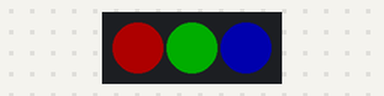
Bench run of a program on a simulated CircuitPython board. Parts: 3 RGB LEDs in strip order, left to right. Dim RGB values are drawn brighter than linear.

Above: at 0.15 s.
At 6.19 s:
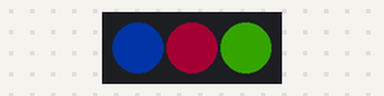
At 10.73 s:
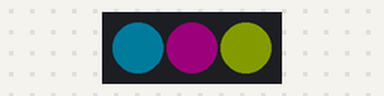
At 19.79 s:
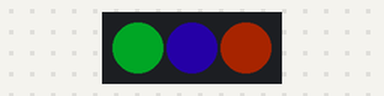
At 28.26 s:
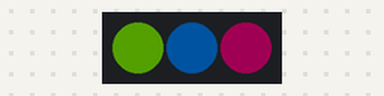
At 39.44 s:
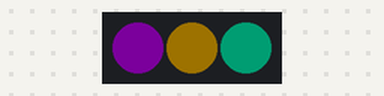
Timing chart, 0 to 40.0 s (numbered marks = the images above):
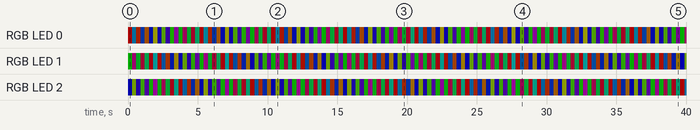

The program:

dotstar_test.py
```python
import time
import board
import adafruit_dotstar

DOTSTAR_DATA = board.D5
DOTSTAR_CLOCK = board.D6

dots = adafruit_dotstar.DotStar(DOTSTAR_CLOCK, DOTSTAR_DATA, 3, brightness=0.2)

def wheel(pos):
    if pos < 0 or pos > 255:
        return (0,0,0)
    if pos < 85:
        return (255-pos*3, pos*3, 0)
    if pos < 170:
        pos -= 85
        return (0, 255-pos*3, pos*3)
    pos -= 170
    return (pos*3, 0, 255 - pos*3)

while True:
    for j in range(255):
        for i in range(3):
            rc_index = (i * 256 //3) + j *5
            dots[i] = wheel(rc_index & 255)
        dots.show()
        time.sleep(0.01)
```

Measured:
- by itself, RGB LED 0: off → RGB(51, 0, 0) at 0.00 s, → RGB(0, 21, 30) 0.30 s later, → RGB(42, 8, 0) 0.30 s later, → RGB(0, 12, 38) 0.30 s later, … (133 changes in this stretch)
- by itself, RGB LED 1: off → RGB(0, 51, 0) at 0.00 s, → RGB(30, 0, 21) 0.30 s later, → RGB(0, 42, 8) 0.30 s later, → RGB(38, 0, 12) 0.30 s later, … (133 changes in this stretch)
